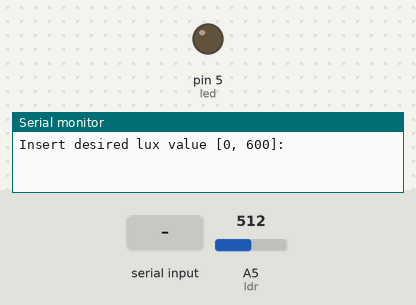
The sketch below on a simulated Arduino Uno, built with avr-gcc and run on an emulated ATmega328P. Shown: output pins drawn as LEDs (lit = HIGH), the last lines printed to the serial monitor. The inputs (shaded band) are chosen by the test bench; at power-on: A5 (ldr) = 512.

Above: at 0.9 s.
1.0 s: "90,45\n" received over Serial
At 1.8 s:
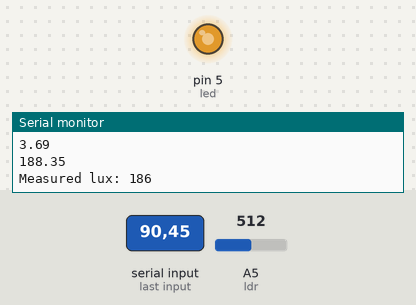
Timing chart, 0 to 4.0 s (numbered marks = the images above; inputs shaded):
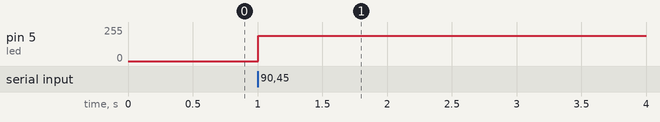

The sketch:

feed_forward2.ino
```cpp
// Pins
const int led = 5;
const int ldr = A5;

// ldr2 parameters
const float C = 185.922;
const float m = -0.4906;
const float mG2 = 0.1227;
const float bG2 = 13.327;

// Constants
const int Vcc = 5;

// Variables
int ldrReadValue = 0;
int desiredLuxValue = 0;
int measuredLux = 0;
float Ui = 0;
float K = 1;


float mapfloat(double val, double in_min, double in_max, double out_min, double out_max) {
    return (val - in_min) * (out_max - out_min) / (in_max - in_min) + out_min;
}

void setup() {
  pinMode(led, OUTPUT);
  pinMode(ldr, INPUT);
  Serial.begin(9600);

  Serial.print("Insert desired lux value [0, 600]: ");
  while (desiredLuxValue == 0){
    if (Serial.available() > 0) {
      desiredLuxValue = Serial.parseInt();
    }
  }
}

// Reads illuminance value from sensor in Lux
float readLDR() {
  // Read LDR voltage
  int LDR = analogRead(A5);
  float Vi = mapfloat(LDR, 0, 1023, 0, 5);

  // Convert voltage into Lux
  float base = (Vcc/Vi-1);
  float exponent = 1/m;

  float LuxValue = C*pow(base, exponent);

  return LuxValue;
}

void loop() {

  // Calculate Ui value
  K = 1 / (mG2 * desiredLuxValue + bG2);
  Ui = K * desiredLuxValue;
  if (Ui > 5) { Ui = 5; }
  Serial.println(desiredLuxValue);
  Serial.println(K);
  Serial.println(Ui);


  // Set led value with Ui
  Ui = mapfloat(Ui, 0, 5, 0, 255);
  Serial.println(Ui);
  analogWrite(led, Ui);

  // Read ldr lux value
  measuredLux = readLDR();

  // Print measured lux value from ldr
  Serial.print("Measured lux: ");
  Serial.println(measuredLux);

  delay(500);

}
```

Measured:
- after the input at 1.0 s, pin 5 (led): 0/255 → 188/255 at once
